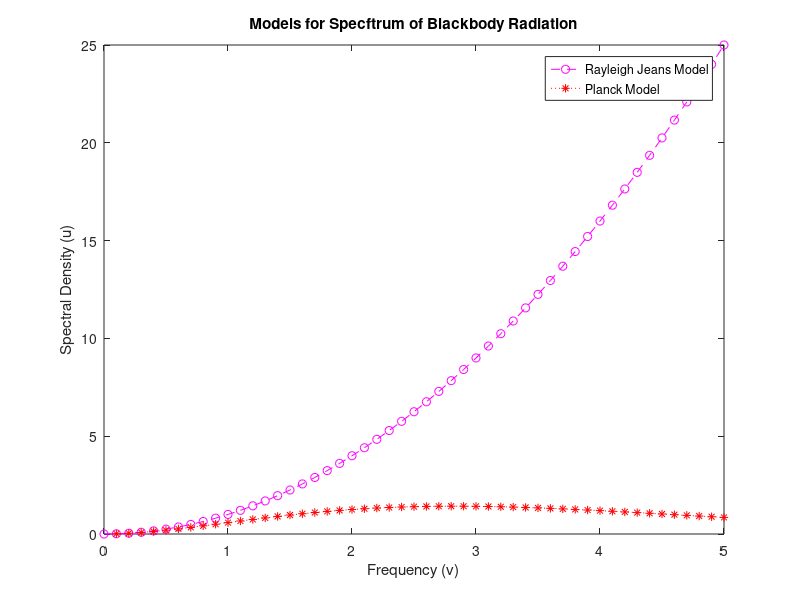

The MATLAB script that drew this image:
clear 

%PHYS 385 Assignment #1

%generate array, set value of kT
v = [0.0:0.1:5];
kT = 200; 

%constants used in the equation
%c = speed of light
c = 1; %299792458;
%k = Boltzman's constant.
k = 1.3806488e-23;
%planck's constant
h = 1; %6.62606957e-34;

%The equation for the Rayleigh-Jeans model 
u_RJ = v.^2;  %((v.^2)*((8*pi)/(c^3))*kT);

%The equation for the Planck model
p_term1 = (v.^2)*(1); %1 should actually be (8*pi)/(c^3)
exp_term = ((h*v))/(kT);
p_term2 = ((h*v)/(exp(exp_term)-1));
u_P = (v.^3)./(exp(v)-1); 

%plot the functions together
plot(v,u_RJ,'--mo',v,u_P,':r*')
title('Models for Specftrum of Blackbody Radiation')
xlabel('Frequency (v)') % x-axis label
ylabel('Spectral Density (u)') % y-axis label
legend('Rayleigh Jeans Model','Planck Model')



